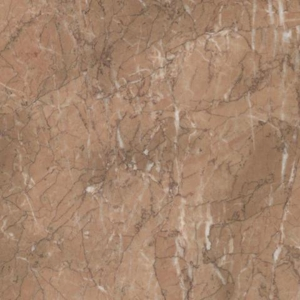
%> input picture LAB 7/1.jpg, 300 x 300 px
$ octave LAB_SIXTH_SECOND.m   (GNU Octave 9; MATLAB toolbox functions it lacks are replaced by stand-ins)
%> lines starting %> are read from the running program, lines starting %| are printed output that depends on the picture
### LAB 6/color_auto_correlogram.m
function correlogram_vector=color_auto_correlogram(I,distance_vector)

% This function creates the auto-correlogram vector for an input image of
% any size. The different distances which is assumed apriori can be user-defined in a vector.

% It implements the algorithm as defined in Huang et al. paper 'Image Indexing using color
% autocorelogram'

% Input:
% I=The uint8 matrix representing the color image
% distance_vector= The vector representating the different distances in
% which the color distribution is calculated.

% Output:
% correlogram_vector=This is a straight vector representating the
% probabilities of occurence of 64 quantized colors. Its total dimension is
% 64n X 1; where n is the number of different inf-norm distances

% Usage: (To create the auto-correlogram vector for user-defined distances)
% I=imread('peppers.png'); distance_vector=[1 3];
% correlogram_vector=color_auto_correlogram(I,distance_vector);

% Contact Author:
% Soumyabrata Dev
% E-mail: soumyabr001@e.ntu.edu.sg
% http://www3.ntu.edu.sg/home2012/soumyabr001/

correlogram_vector=[];
[Y,X]=size(rgb2gray(I));

% quantize image into 64 colors = 4x4x4, in RGB space
[img_no_dither, ~] = rgb2ind(I, 64, 'nodither');
% figure, imshow(img_no_dither, map);
%rgb = ind2rgb(img_no_dither, map); % rgb = double(rgb)

[~,d]=size(distance_vector);
count_matrix=zeros(64,d);   total_matrix=zeros(64,d);
prob_dist=cell(1,d);

for serial_no=1:1:d
    for x=1:X
        for y=1:Y
            color=img_no_dither(y,x);

            % At the given distance
            [positive_count,total_count]=get_n(distance_vector(serial_no),x,y,color,img_no_dither,X,Y);
            count_matrix(color+1,serial_no)=count_matrix(color+1,serial_no)+positive_count;
            total_matrix(color+1,serial_no)=total_matrix(color+1,serial_no)+total_count;
        end
    end

    prob_dist{serial_no}=count_matrix(:,serial_no)./(1+total_matrix(:,serial_no));

end

for serial_no=1:d
    correlogram_vector=cat(1,correlogram_vector,prob_dist{serial_no});
end

end

### LAB 6/LAB_SIXTH_SECOND.m
clc
clear all
q=imread('C:\Users\PRIYANSHU SHARMA\Desktop\PRIYANSHU\6 STUDY\MATLAB\LAB 7\1.jpg');
%> q is the input picture: size 300x300x3 uint8; mean R, G, B 164.9, 132.8, 109
%figure, imshow(q)
cv=color_auto_correlogram(q,64);
%> in color_auto_correlogram, `[Y,X]=size(rgb2gray(I));`: Y = 300
%> in color_auto_correlogram, `[img_no_dither, ~] = rgb2ind(I, 64, 'nodither');`:
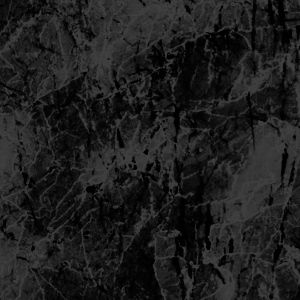
%> img_no_dither: size 300x300 uint8; min 0, max 63, mean 30.5
%> (the run ends here)
